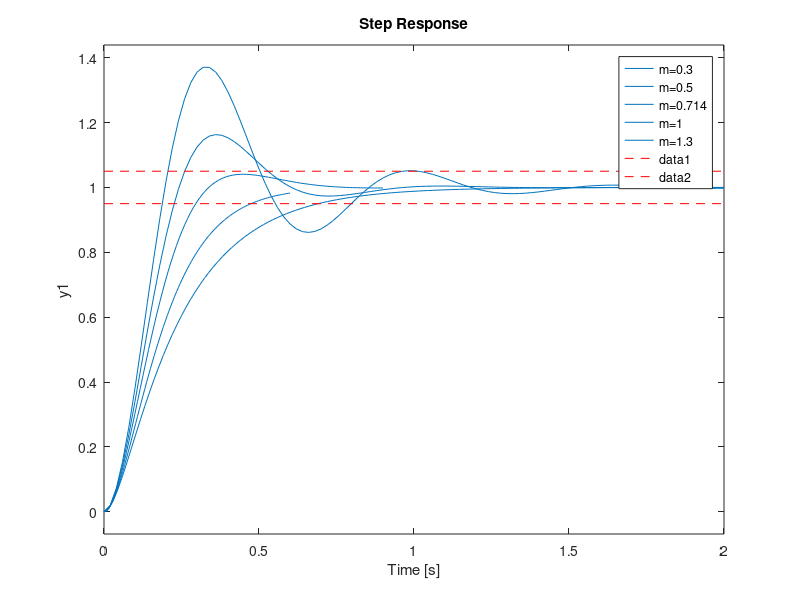

Write MATLAB code to recreate this figure.
clear all;
close all;
clc;

K = 1;
m = [0.3 0.5 0.714 1 1.3];
Wn = 10;

for i=1:5
    F = tf(K,[1/Wn^2 2*m(i)/Wn 1] );
    step(F)
    hold on
end

legend('m=0.3', 'm=0.5', 'm=0.714', 'm=1', 'm=1.3')
line([0 4.5], [0.95*K 0.95*K], 'Color', 'red', 'LineStyle', '--')
line([0 4.5], [1.05*K 1.05*K], 'Color', 'red', 'LineStyle', '--')
grid